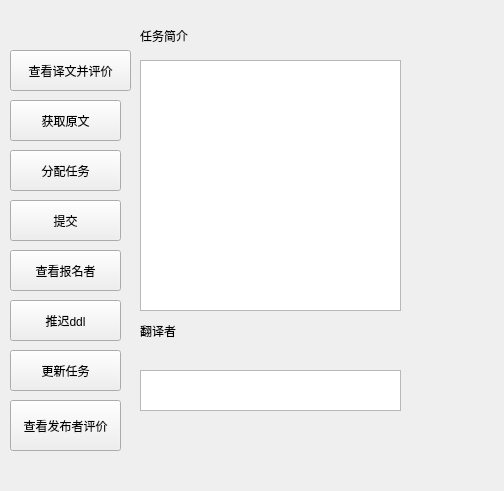
<?xml version="1.0" encoding="UTF-8"?>
<ui version="4.0">
 <class>user_ui_task</class>
 <widget class="QStackedWidget" name="user_ui_task">
  <property name="geometry">
   <rect>
    <x>0</x>
    <y>0</y>
    <width>504</width>
    <height>491</height>
   </rect>
  </property>
  <property name="windowTitle">
   <string>StackedWidget</string>
  </property>
  <property name="currentIndex">
   <number>1</number>
  </property>
  <widget class="QWidget" name="page_r">
   <widget class="QPushButton" name="pushButton_derive_r">
    <property name="geometry">
     <rect>
      <x>20</x>
      <y>80</y>
      <width>80</width>
      <height>20</height>
     </rect>
    </property>
    <property name="text">
     <string>获取原文</string>
    </property>
   </widget>
   <widget class="QPushButton" name="pushButton_modify_r">
    <property name="geometry">
     <rect>
      <x>20</x>
      <y>110</y>
      <width>80</width>
      <height>20</height>
     </rect>
    </property>
    <property name="text">
     <string>修改原文</string>
    </property>
   </widget>
   <widget class="QPushButton" name="pushButton_view_r">
    <property name="geometry">
     <rect>
      <x>20</x>
      <y>50</y>
      <width>80</width>
      <height>20</height>
     </rect>
    </property>
    <property name="text">
     <string>查看译文</string>
    </property>
   </widget>
   <widget class="QPushButton" name="pushButton_sure_r">
    <property name="geometry">
     <rect>
      <x>20</x>
      <y>170</y>
      <width>80</width>
      <height>20</height>
     </rect>
    </property>
    <property name="text">
     <string>确认完成</string>
    </property>
   </widget>
   <widget class="QPushButton" name="pushButton_view_signup_r">
    <property name="geometry">
     <rect>
      <x>20</x>
      <y>200</y>
      <width>80</width>
      <height>20</height>
     </rect>
    </property>
    <property name="text">
     <string>负责人报名</string>
    </property>
   </widget>
   <widget class="QPushButton" name="btn_delay_r">
    <property name="geometry">
     <rect>
      <x>20</x>
      <y>230</y>
      <width>80</width>
      <height>20</height>
     </rect>
    </property>
    <property name="text">
     <string>推迟ddl</string>
    </property>
   </widget>
   <widget class="QTextBrowser" name="textBrowser_subtitle_1">
    <property name="geometry">
     <rect>
      <x>140</x>
      <y>30</y>
      <width>256</width>
      <height>192</height>
     </rect>
    </property>
   </widget>
   <widget class="QLabel" name="label">
    <property name="geometry">
     <rect>
      <x>140</x>
      <y>10</y>
      <width>41</width>
      <height>20</height>
     </rect>
    </property>
    <property name="text">
     <string>任务简介</string>
    </property>
   </widget>
   <widget class="QLabel" name="label_2">
    <property name="geometry">
     <rect>
      <x>140</x>
      <y>230</y>
      <width>41</width>
      <height>9</height>
     </rect>
    </property>
    <property name="text">
     <string>翻译者</string>
    </property>
   </widget>
   <widget class="QTextBrowser" name="textBrowser_tran">
    <property name="geometry">
     <rect>
      <x>140</x>
      <y>250</y>
      <width>256</width>
      <height>41</height>
     </rect>
    </property>
   </widget>
   <widget class="QPushButton" name="pushButton_view_signu_r_re">
    <property name="geometry">
     <rect>
      <x>20</x>
      <y>140</y>
      <width>80</width>
      <height>20</height>
     </rect>
    </property>
    <property name="text">
     <string>审核者报名</string>
    </property>
   </widget>
   <widget class="QPushButton" name="pushButton_del">
    <property name="geometry">
     <rect>
      <x>20</x>
      <y>260</y>
      <width>80</width>
      <height>20</height>
     </rect>
    </property>
    <property name="text">
     <string>删除该任务</string>
    </property>
   </widget>
  </widget>
  <widget class="QWidget" name="page_c">
   <widget class="QPushButton" name="pushButton_c_view">
    <property name="geometry">
     <rect>
      <x>10</x>
      <y>50</y>
      <width>121</width>
      <height>41</height>
     </rect>
    </property>
    <property name="text">
     <string>查看译文并评价</string>
    </property>
   </widget>
   <widget class="QPushButton" name="pushButton_c_derive">
    <property name="geometry">
     <rect>
      <x>10</x>
      <y>100</y>
      <width>111</width>
      <height>41</height>
     </rect>
    </property>
    <property name="text">
     <string>获取原文</string>
    </property>
   </widget>
   <widget class="QPushButton" name="pushButton_c_submit">
    <property name="geometry">
     <rect>
      <x>10</x>
      <y>200</y>
      <width>111</width>
      <height>41</height>
     </rect>
    </property>
    <property name="text">
     <string>提交</string>
    </property>
   </widget>
   <widget class="QPushButton" name="pushButton_c_allco">
    <property name="geometry">
     <rect>
      <x>10</x>
      <y>150</y>
      <width>111</width>
      <height>41</height>
     </rect>
    </property>
    <property name="text">
     <string>分配任务</string>
    </property>
   </widget>
   <widget class="QPushButton" name="pushButton_view_singnup_c">
    <property name="geometry">
     <rect>
      <x>10</x>
      <y>250</y>
      <width>111</width>
      <height>41</height>
     </rect>
    </property>
    <property name="text">
     <string>查看报名者</string>
    </property>
   </widget>
   <widget class="QPushButton" name="btn_delay_c">
    <property name="geometry">
     <rect>
      <x>10</x>
      <y>300</y>
      <width>111</width>
      <height>41</height>
     </rect>
    </property>
    <property name="text">
     <string>推迟ddl</string>
    </property>
   </widget>
   <widget class="QTextBrowser" name="textBrowser_subtitle_2">
    <property name="geometry">
     <rect>
      <x>140</x>
      <y>60</y>
      <width>261</width>
      <height>251</height>
     </rect>
    </property>
   </widget>
   <widget class="QLabel" name="label_20">
    <property name="geometry">
     <rect>
      <x>140</x>
      <y>20</y>
      <width>81</width>
      <height>31</height>
     </rect>
    </property>
    <property name="text">
     <string>任务简介</string>
    </property>
   </widget>
   <widget class="QLabel" name="label_3">
    <property name="geometry">
     <rect>
      <x>140</x>
      <y>310</y>
      <width>71</width>
      <height>41</height>
     </rect>
    </property>
    <property name="text">
     <string>翻译者</string>
    </property>
   </widget>
   <widget class="QTextBrowser" name="textBrowser_tran_c">
    <property name="geometry">
     <rect>
      <x>140</x>
      <y>370</y>
      <width>261</width>
      <height>41</height>
     </rect>
    </property>
   </widget>
   <widget class="QPushButton" name="pushButton_update">
    <property name="geometry">
     <rect>
      <x>10</x>
      <y>350</y>
      <width>111</width>
      <height>41</height>
     </rect>
    </property>
    <property name="text">
     <string>更新任务</string>
    </property>
   </widget>
   <widget class="QPushButton" name="pushButton_3">
    <property name="geometry">
     <rect>
      <x>10</x>
      <y>400</y>
      <width>111</width>
      <height>51</height>
     </rect>
    </property>
    <property name="text">
     <string>查看发布者评价</string>
    </property>
   </widget>
  </widget>
  <widget class="QWidget" name="page">
   <widget class="QPushButton" name="btn_look_my_translation">
    <property name="geometry">
     <rect>
      <x>0</x>
      <y>70</y>
      <width>80</width>
      <height>20</height>
     </rect>
    </property>
    <property name="text">
     <string>我的译文</string>
    </property>
   </widget>
   <widget class="QPushButton" name="pushButton_view_o_t">
    <property name="geometry">
     <rect>
      <x>0</x>
      <y>100</y>
      <width>80</width>
      <height>20</height>
     </rect>
    </property>
    <property name="text">
     <string>查看原文</string>
    </property>
   </widget>
   <widget class="QPushButton" name="pushButton_t_tr">
    <property name="geometry">
     <rect>
      <x>0</x>
      <y>130</y>
      <width>80</width>
      <height>20</height>
     </rect>
    </property>
    <property name="text">
     <string>继续翻译</string>
    </property>
   </widget>
   <widget class="QPushButton" name="pushButton_t_submit">
    <property name="geometry">
     <rect>
      <x>0</x>
      <y>160</y>
      <width>80</width>
      <height>20</height>
     </rect>
    </property>
    <property name="text">
     <string>提交译文</string>
    </property>
   </widget>
   <widget class="QTextBrowser" name="textBrowser_subtitle_3">
    <property name="geometry">
     <rect>
      <x>140</x>
      <y>30</y>
      <width>256</width>
      <height>192</height>
     </rect>
    </property>
   </widget>
   <widget class="QLabel" name="label_4">
    <property name="geometry">
     <rect>
      <x>140</x>
      <y>10</y>
      <width>41</width>
      <height>20</height>
     </rect>
    </property>
    <property name="text">
     <string>任务简介</string>
    </property>
   </widget>
   <widget class="QPushButton" name="pushButton">
    <property name="geometry">
     <rect>
      <x>0</x>
      <y>190</y>
      <width>80</width>
      <height>20</height>
     </rect>
    </property>
    <property name="text">
     <string>查看负责人评价</string>
    </property>
   </widget>
   <widget class="QPushButton" name="pushButton_2">
    <property name="geometry">
     <rect>
      <x>0</x>
      <y>40</y>
      <width>80</width>
      <height>20</height>
     </rect>
    </property>
    <property name="text">
     <string>查看审核人评价</string>
    </property>
   </widget>
   <zorder>pushButton_t_tr</zorder>
   <zorder>btn_look_my_translation</zorder>
   <zorder>pushButton_view_o_t</zorder>
   <zorder>pushButton_t_submit</zorder>
   <zorder>textBrowser_subtitle_3</zorder>
   <zorder>label_4</zorder>
   <zorder>pushButton</zorder>
   <zorder>pushButton_2</zorder>
  </widget>
  <widget class="QWidget" name="page_re">
   <widget class="QPushButton" name="pushButton_view_o_t_2">
    <property name="geometry">
     <rect>
      <x>10</x>
      <y>80</y>
      <width>80</width>
      <height>20</height>
     </rect>
    </property>
    <property name="text">
     <string>查看原文</string>
    </property>
   </widget>
   <widget class="QPushButton" name="btn_look_my_translation_2">
    <property name="geometry">
     <rect>
      <x>10</x>
      <y>50</y>
      <width>80</width>
      <height>20</height>
     </rect>
    </property>
    <property name="text">
     <string>审核译文</string>
    </property>
   </widget>
   <widget class="QPushButton" name="btn_re_exit">
    <property name="geometry">
     <rect>
      <x>10</x>
      <y>110</y>
      <width>80</width>
      <height>20</height>
     </rect>
    </property>
    <property name="text">
     <string>查看评价</string>
    </property>
   </widget>
   <widget class="QTextBrowser" name="textBrowser_subtitle_4">
    <property name="geometry">
     <rect>
      <x>140</x>
      <y>30</y>
      <width>256</width>
      <height>192</height>
     </rect>
    </property>
   </widget>
   <widget class="QLabel" name="label_44">
    <property name="geometry">
     <rect>
      <x>140</x>
      <y>10</y>
      <width>41</width>
      <height>20</height>
     </rect>
    </property>
    <property name="text">
     <string>任务简介</string>
    </property>
   </widget>
  </widget>
 </widget>
 <resources/>
 <connections/>
</ui>
